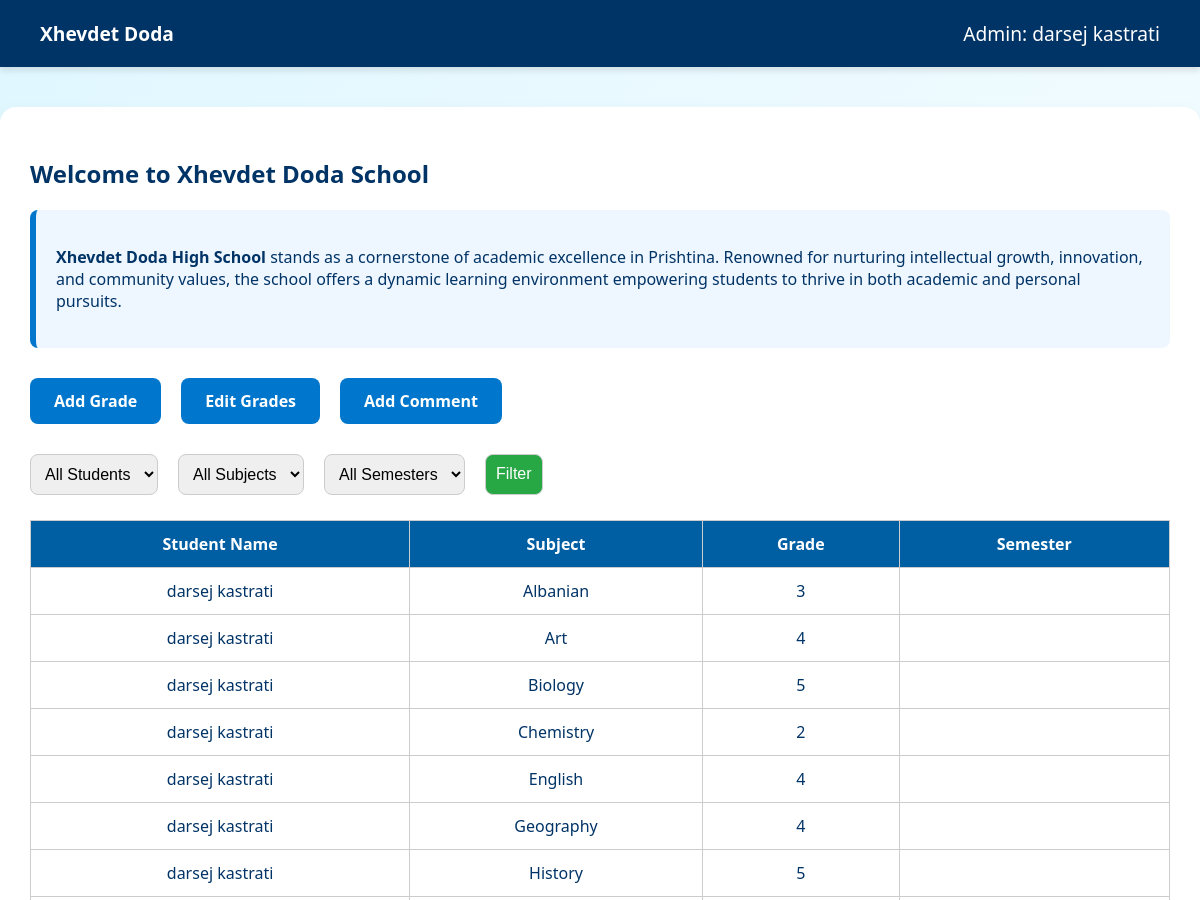
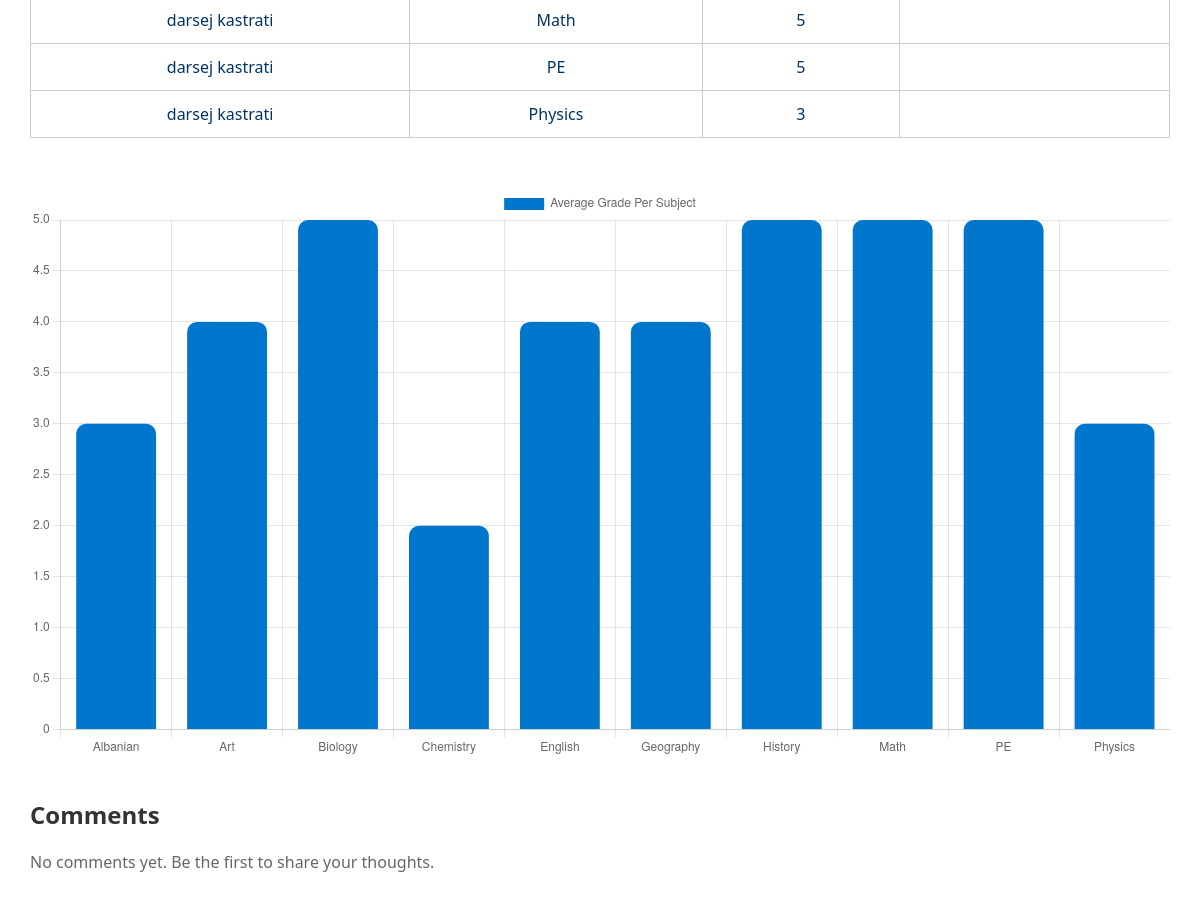
/xhevdetdoda.php (signed in), run on an earlier commit of the app's database (2 pictures, top to bottom).
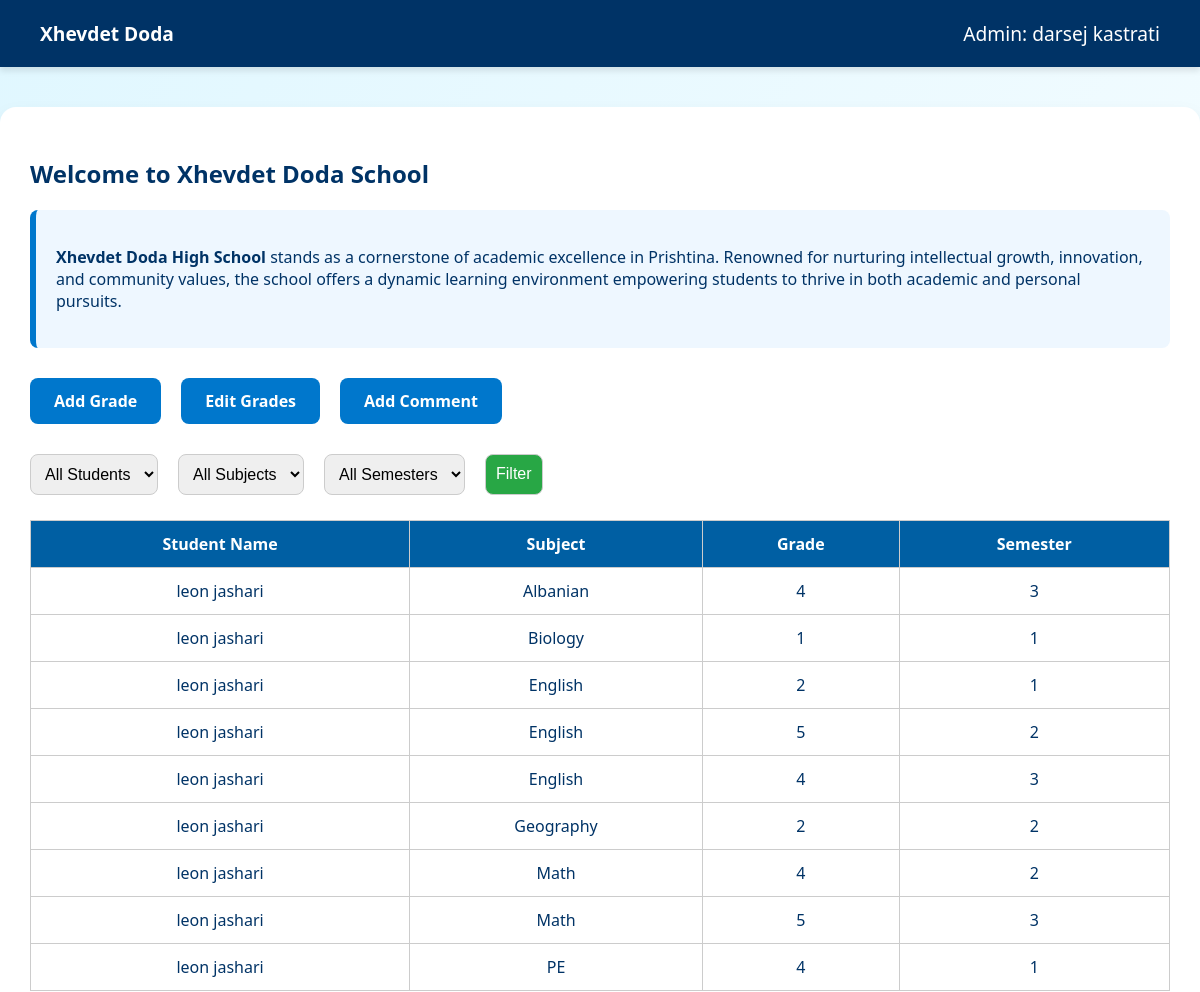
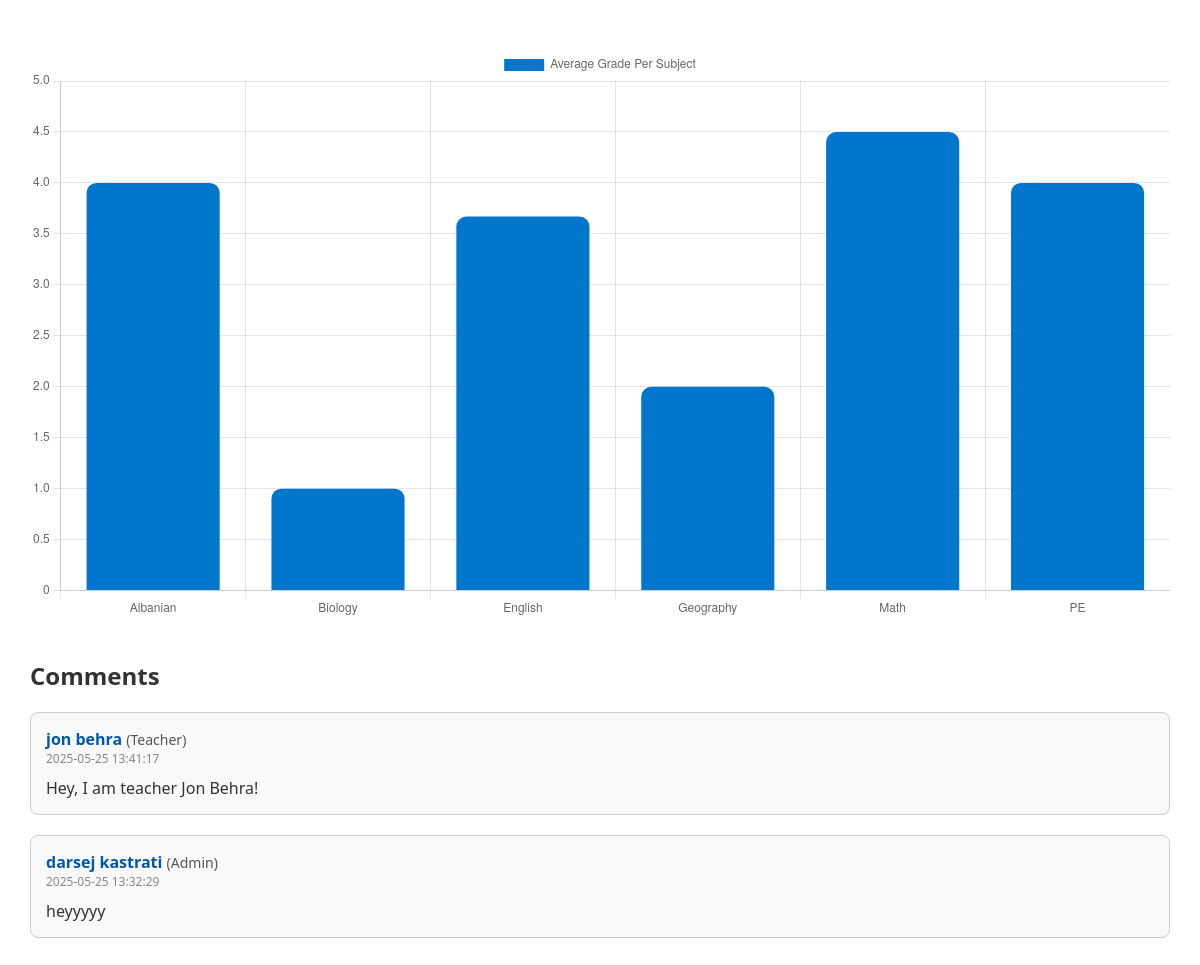
And on a later commit of the database (2 pictures, top to bottom).
### tables this page shows
CREATE TABLE `student_grades` (
  `id` int(11) NOT NULL,
  `student_id` int(11) NOT NULL,
  `subject` varchar(100) NOT NULL,
  `grade` int(11) DEFAULT NULL CHECK (`grade` between 1 and 5),
  `schedule` text DEFAULT NULL,
  `teacher_id` int(11) DEFAULT NULL,
  `semester` int(11) DEFAULT NULL
);

CREATE TABLE `users` (
  `id` int(5) NOT NULL,
  `name` varchar(255) NOT NULL,
  `surname` varchar(255) NOT NULL,
  `email` varchar(255) NOT NULL,
  `password` varchar(255) NOT NULL,
  `confrim_password` varchar(255) NOT NULL,
  `school` varchar(255) NOT NULL,
  `isstudent` varchar(255) NOT NULL,
  `isteacher` varchar(255) NOT NULL,
  `isadmin` varchar(255) NOT NULL
);

CREATE TABLE `comments` (
  `id` int(11) NOT NULL,
  `user_id` int(11) DEFAULT NULL,
  `role` varchar(10) DEFAULT NULL,
  `name` varchar(255) DEFAULT NULL,
  `comment` text DEFAULT NULL,
  `school` varchar(50) DEFAULT NULL,
  `created_at` timestamp NOT NULL DEFAULT current_timestamp(),
  `timestamp` timestamp NOT NULL DEFAULT current_timestamp()
);

### xhevdetdoda.php (the view, shortened to what the changed rows need)
<?php
require 'config.php';
$userId = $_SESSION['id'];
$stmt = $conn->prepare("SELECT * FROM users WHERE id = ?");
$stmt->execute([$userId]);
$user = $stmt->fetch(PDO::FETCH_ASSOC);
$isStudent = strtolower($user['isstudent']) === 'true';
$isTeacher = strtolower($user['isteacher']) === 'true';
$isAdmin = strtolower($user['isadmin']) === 'true';
$query = "SELECT g.*, u.name, u.surname FROM student_grades g JOIN users u ON g.student_id = u.id WHERE u.school = 'xhevdetdoda'";
$params = [];
$query .= " ORDER BY g.subject, g.semester";
$gradesStmt = $conn->prepare($query);
$gradesStmt->execute($params);
$grades = $gradesStmt->fetchAll(PDO::FETCH_ASSOC);
$averageData = [];
foreach ($grades as $grade) {
    $subject = $grade['subject'];
    if (!isset($averageData[$subject])) {
        $averageData[$subject] = ['sum' => 0, 'count' => 0];
    }
    $averageData[$subject]['sum'] += $grade['grade'];
    $averageData[$subject]['count']++;
}
foreach ($averageData as $subject => $data) {
    $averageData[$subject] = round($data['sum'] / $data['count'], 2);
}
?>
<!DOCTYPE html>
<html lang="en">
<head>
</head>
<body>
    <div class="container">
        <h2>Welcome to Xhevdet Doda School</h2>
        <div class="school-history">
            <p></p>
        </div>
        <div class="button-bar">
            <?php if ($isTeacher || $isAdmin): ?>
                <a href="addGrade.php">Add Grade</a>
                <a href="editGrades.php">Edit Grades</a>
                <a href="addComment.php">Add Comment</a>
            <?php endif; ?>
        </div>
        <form method="GET" class="filters">
            <?php if (!$isStudent): ?>
                <select name="student_id">
                </select>
            <?php endif; ?>
            <select name="subject">
            </select>
            <select name="semester">
            </select>
            <input type="submit" value="Filter">
        </form>
        <table>
            <thead>
                <tr>
                    <th>Student Name</th>
                    <th>Subject</th>
                    <th>Grade</th>
                    <th>Semester</th>
                </tr>
            </thead>
            <tbody>
                <?php foreach ($grades as $g): ?>
                    <tr>
                        <td><?= $g['name'] ?> <?= $g['surname'] ?></td>
                        <td><?= htmlspecialchars($g['subject']) ?></td>
                        <td><?= $g['grade'] ?></td>
                        <td><?= $g['semester'] ?></td>
                    </tr>
                <?php endforeach; ?>
            </tbody>
        </table>
        <canvas id="gradeChart" width="800" height="400"></canvas>
        <script>
            const ctx = document.getElementById('gradeChart').getContext('2d');
            const chartData = {
                labels: <?= json_encode(array_keys($averageData)) ?>,
                datasets: [{
                    label: '<?= $isStudent ? "Your Average Grade" : "Average Grade Per Subject" ?>',
                    data: <?= json_encode(array_values($averageData)) ?>,
                    backgroundColor: '#0077cc',
                    borderRadius: 10
                }]
            };
            new Chart(ctx, {
                type: 'bar',
                data: chartData,
                options: {
                    scales: {
                        y: {
                            beginAtZero: true,
                            max: 5
                        }
                    }
                }
            });
        </script>
        <div class="comment-section" style="margin-top: 40px;">
  <h2 style="font-size: 24px; color: #333;">Comments</h2>
  <?php
  $stmt = $conn->prepare("SELECT * FROM comments WHERE school = 'xhevdetdoda' ORDER BY created_at DESC");
  $stmt->execute();
  $comments = $stmt->fetchAll(PDO::FETCH_ASSOC);
  if ($comments && count($comments) > 0):
      foreach ($comments as $comment):
  ?>
      <div class="comment-card" style="border: 1px solid #ccc; padding: 15px; margin-bottom: 20px; border-radius: 8px; background-color: #f9f9f9;">
        <div class="comment-header" style="margin-bottom: 10px;">
          <strong style="color: #0056b3;"><?php echo htmlspecialchars($comment['name']); ?></strong>
          <span style="font-size: 14px; color: #555;">(<?php echo htmlspecialchars(ucfirst($comment['role'])); ?>)</span>
          <div style="font-size: 12px; color: #888;"><?php echo htmlspecialchars($comment['created_at']); ?></div>
        </div>
        <div class="comment-body" style="font-size: 16px; color: #333;">
          <?php echo nl2br(htmlspecialchars($comment['comment'])); ?>
        </div>
      </div>
  <?php
      endforeach;
  else:
      echo "<p style='color: #666;'>No comments yet. Be the first to share your thoughts.</p>";
  endif;
  ?>
</div>
    </div>
</body>
</html>

What changed in the data, as far as the page shows it:
no longer on this page (row unchanged): student_grades: student.name "darsej", student.surname "kastrati", subject "Albanian", grade "3"
no longer on this page (row unchanged): student_grades: student.name "darsej", student.surname "kastrati", subject "Art", grade "4"
no longer on this page (row unchanged): student_grades: student.name "darsej", student.surname "kastrati", subject "Biology", grade "5"
no longer on this page (row unchanged): student_grades: student.name "darsej", student.surname "kastrati", subject "Chemistry", grade "2"
no longer on this page (row unchanged): student_grades: student.name "darsej", student.surname "kastrati", subject "English", grade "4"
no longer on this page (row unchanged): student_grades: student.name "darsej", student.surname "kastrati", subject "Geography", grade "4"
no longer on this page (row unchanged): student_grades: student.name "darsej", student.surname "kastrati", subject "History", grade "5"
no longer on this page (row unchanged): student_grades: student.name "darsej", student.surname "kastrati", subject "Math", grade "5"
no longer on this page (row unchanged): student_grades: student.name "darsej", student.surname "kastrati", subject "PE", grade "5"
no longer on this page (row unchanged): student_grades: student.name "darsej", student.surname "kastrati", subject "Physics", grade "3"
added student_grades: student.name "leon", student.surname "jashari", subject "Albanian", grade "4", semester "3"
added student_grades: student.name "leon", student.surname "jashari", subject "Biology", grade "1", semester "1"
added student_grades: student.name "leon", student.surname "jashari", subject "English", grade "2", semester "1"
added student_grades: student.name "leon", student.surname "jashari", subject "English", grade "5", semester "2"
added student_grades: student.name "leon", student.surname "jashari", subject "English", grade "4", semester "3"
added student_grades: student.name "leon", student.surname "jashari", subject "Geography", grade "2", semester "2"
added student_grades: student.name "leon", student.surname "jashari", subject "Math", grade "4", semester "2"
added student_grades: student.name "leon", student.surname "jashari", subject "Math", grade "5", semester "3"
added student_grades: student.name "leon", student.surname "jashari", subject "PE", grade "4", semester "1"
added comments: name "jon behra", role "Teacher", created_at "2025-05-25 13:41:17", comment "Hey, I am teacher Jon Behra!"
added comments: name "darsej kastrati", role "Admin", created_at "2025-05-25 13:32:29", comment "heyyyyy"
Also different on the page:
chart data {{ json_encode(array_keys($averageData)) }}: ["Albanian","Art","Biology","Chemistry","English","Geography","History","Math","PE","Physics"] → ["Albanian","Biology","English","Geography","Math","PE"]
chart data {{ json_encode(array_values($averageData)) }}: [3,4,5,2,4,4,5,5,5,3] → [4,1,3.67,2,4.5,4]
text no longer shown: "No comments yet. Be the first to share your thoughts."
